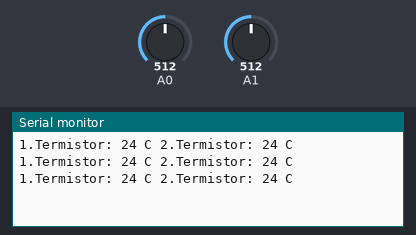
Bench run of a sketch on a simulated Arduino Uno, built with avr-gcc and run on an emulated ATmega328P. On the bench: the last lines printed to the serial monitor. The inputs (shaded band) are chosen by the test bench; at power-on: A0 = 512, A1 = 512.

Above: at 1.3 s.
1.4 s: A0 set to 716
At 1.9 s:
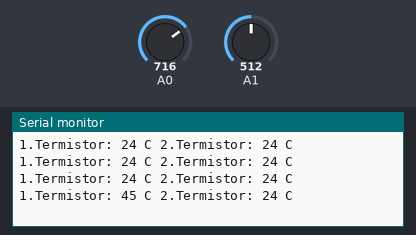
2.9 s: A1 set to 716
At 3.4 s:
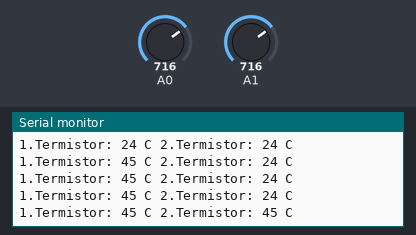
4.4 s: A0 set to 900
At 4.9 s:
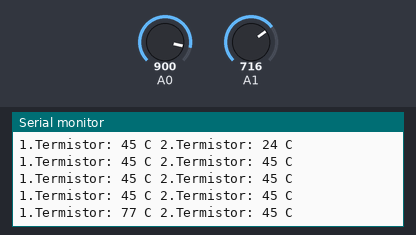
5.9 s: A1 set to 900
At 6.4 s:
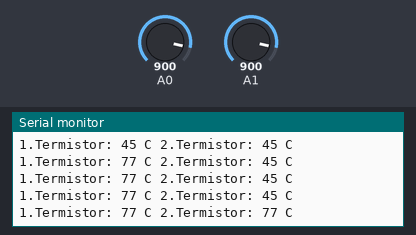
Timing chart, 0 to 8.4 s (numbered marks = the images above; inputs shaded):
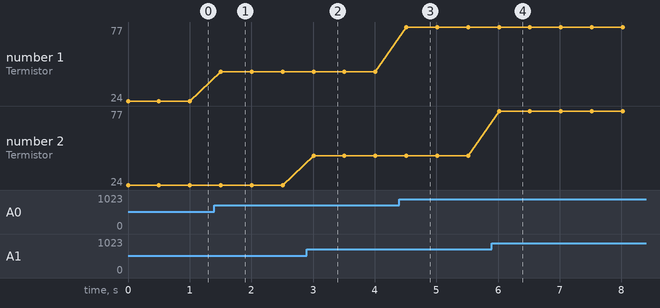

The sketch:

gy_termistor.ino
```cpp
/*
 Gungor 10K termistör kullanımı
 +5V -- 10K termistor -- Arduino A0 -- 10K direnc -- GND
 PTC sıcaklık artıkca direnci artar
 NTC sıcaklık artıkca direnci azalır
*/
#include <math.h>

double Thermistor(int RawADC) {
 double Temp;
 Temp = log(10000.0*((1024.0/RawADC-1)));
//         =log(10000.0/(1024.0/RawADC-1)) // for pull-up configuration
 Temp = 1 / (0.001129148 + (0.000234125 + (0.0000000876741 * Temp * Temp ))* Temp );
 Temp = Temp - 273.15;            // Convert Kelvin to Celcius
 //Temp = (Temp * 9.0)/ 5.0 + 32.0; // Convert Celcius to Fahrenheit
 return Temp;
}

void setup() {
 Serial.begin(115200);
}

void loop() {
  Serial.println("");
  Serial.print("1.Termistor: ");
  Serial.print(int(Thermistor(analogRead(0))));
  Serial.print(" C 2.Termistor: ");
  Serial.print(int(Thermistor(analogRead(1))));
  Serial.println(" C");

 delay(500);
}
```

Measured:
- after the input at 1.4 s, the serial monitor: prints a new line after 0.10 s (image 1)
- after the input at 2.9 s, the serial monitor: prints a new line after 0.11 s (image 2)
- after the input at 4.4 s, the serial monitor: prints a new line after 0.11 s (image 3)
- after the input at 5.9 s, the serial monitor: prints a new line after 0.12 s (image 4)
- plotted number 1: 24 → 45 after the input at 1.4 s, 45 → 77 after the input at 4.4 s
